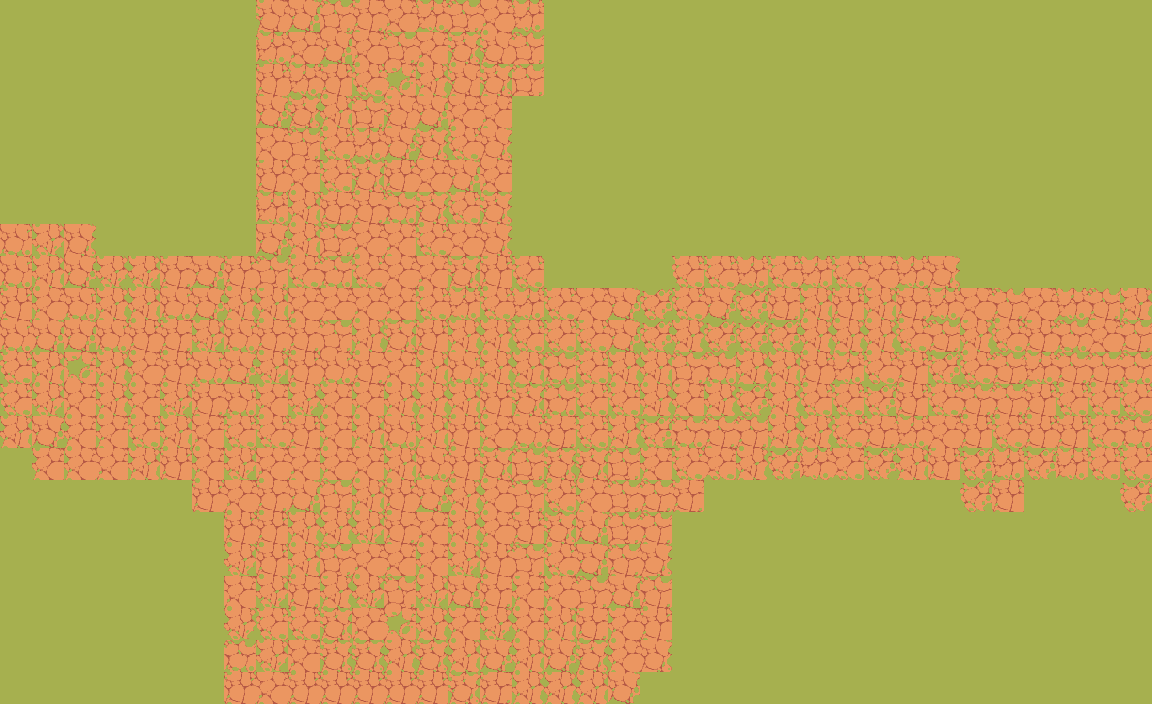

This is a level from a 2D game, rendered from its Tiled map with the project's own tilesets. A one-line summary and the complete map file follow:
An orthogonal 36x22 tile map with 32x32 px tiles, 1 tile layer (Tile Layer 1).

<map version="1.10" tiledversion="1.10.2" orientation="orthogonal" renderorder="right-down" width="36" height="22" tilewidth="32" tileheight="32" infinite="0" nextlayerid="2" nextobjectid="1">
 <tileset firstgid="1" source="../path.tsx" />
 <layer id="1" name="Tile Layer 1" width="36" height="22">
  <data encoding="csv">
38,38,38,38,38,38,38,38,29,28,56,58,5,39,56,5,39,38,38,38,38,38,38,38,38,38,38,38,38,38,38,38,38,38,38,38,
38,38,38,38,38,38,38,38,39,5,28,5,56,5,43,29,56,38,38,38,38,38,38,38,38,38,38,38,38,38,38,38,38,38,38,38,
38,38,38,38,38,38,38,38,59,39,59,22,19,40,29,43,56,38,38,38,38,38,38,38,38,38,38,38,38,38,38,38,38,38,38,38,
38,38,38,38,38,38,38,38,28,43,40,56,29,28,5,5,38,38,38,38,38,38,38,38,38,38,38,38,38,38,38,38,38,38,38,38,
38,38,38,38,38,38,38,38,11,56,22,39,28,43,22,25,38,38,38,38,38,38,38,38,38,38,38,38,38,38,38,38,38,38,38,38,
38,38,38,38,38,38,38,38,59,5,22,43,59,11,28,5,38,38,38,38,38,38,38,38,38,38,38,38,38,38,38,38,38,38,38,38,
38,38,38,38,38,38,38,38,39,40,58,58,30,43,22,43,38,38,38,38,38,38,38,38,38,38,38,38,38,38,38,38,38,38,38,38,
64,44,25,38,38,38,38,38,28,40,56,5,5,22,11,25,38,38,38,38,38,38,38,38,38,38,38,38,38,38,38,38,38,38,38,38,
64,40,28,44,44,58,28,59,56,22,30,22,11,5,43,59,22,38,38,38,38,22,22,39,22,39,22,11,39,25,38,38,38,38,38,38,
59,21,64,40,40,64,28,40,40,5,11,5,5,22,39,22,39,22,11,28,47,22,28,47,58,40,59,40,58,39,11,51,11,39,51,40,
64,28,28,64,59,58,44,64,58,58,56,40,43,59,40,40,22,22,22,28,47,40,47,47,47,40,40,40,22,51,40,22,59,30,11,51,
22,40,19,40,21,59,64,28,44,59,64,58,5,40,64,40,40,30,22,40,40,56,30,40,40,59,39,22,59,47,22,51,39,51,51,30,
22,44,5,40,21,44,58,64,21,44,21,21,40,40,40,59,43,30,22,22,40,21,40,47,40,22,22,47,59,22,51,51,59,22,22,22,
40,28,21,21,22,40,5,22,22,59,21,40,64,40,59,21,64,58,22,40,47,30,51,51,40,40,22,58,39,11,59,22,59,59,22,30,
38,21,21,5,40,59,21,44,5,5,21,5,40,64,59,43,56,43,43,56,21,22,2,40,47,39,2,47,40,59,47,39,47,39,22,22,
38,38,38,38,38,38,59,5,58,28,56,40,59,28,40,21,56,22,21,56,51,58,38,38,38,38,38,38,38,38,47,59,38,38,38,47,
38,38,38,38,38,38,38,59,59,40,40,44,58,5,40,21,59,43,28,56,51,38,38,38,38,38,38,38,38,38,38,38,38,38,38,38,
38,38,38,38,38,38,38,44,59,40,56,5,5,21,44,59,56,22,28,51,25,38,38,38,38,38,38,38,38,38,38,38,38,38,38,38,
38,38,38,38,38,38,38,5,44,58,40,44,56,44,28,58,21,21,56,28,51,38,38,38,38,38,38,38,38,38,38,38,38,38,38,38,
38,38,38,38,38,38,38,44,22,22,43,5,19,40,21,44,21,40,58,21,59,38,38,38,38,38,38,38,38,38,38,38,38,38,38,38,
38,38,38,38,38,38,38,30,44,5,43,43,40,43,40,28,40,28,43,21,25,38,38,38,38,38,38,38,38,38,38,38,38,38,38,38,
38,38,38,38,38,38,38,59,5,59,59,59,59,59,43,58,40,40,40,28,38,38,38,38,38,38,38,38,38,38,38,38,38,38,38,38
</data>
 </layer>
</map>
